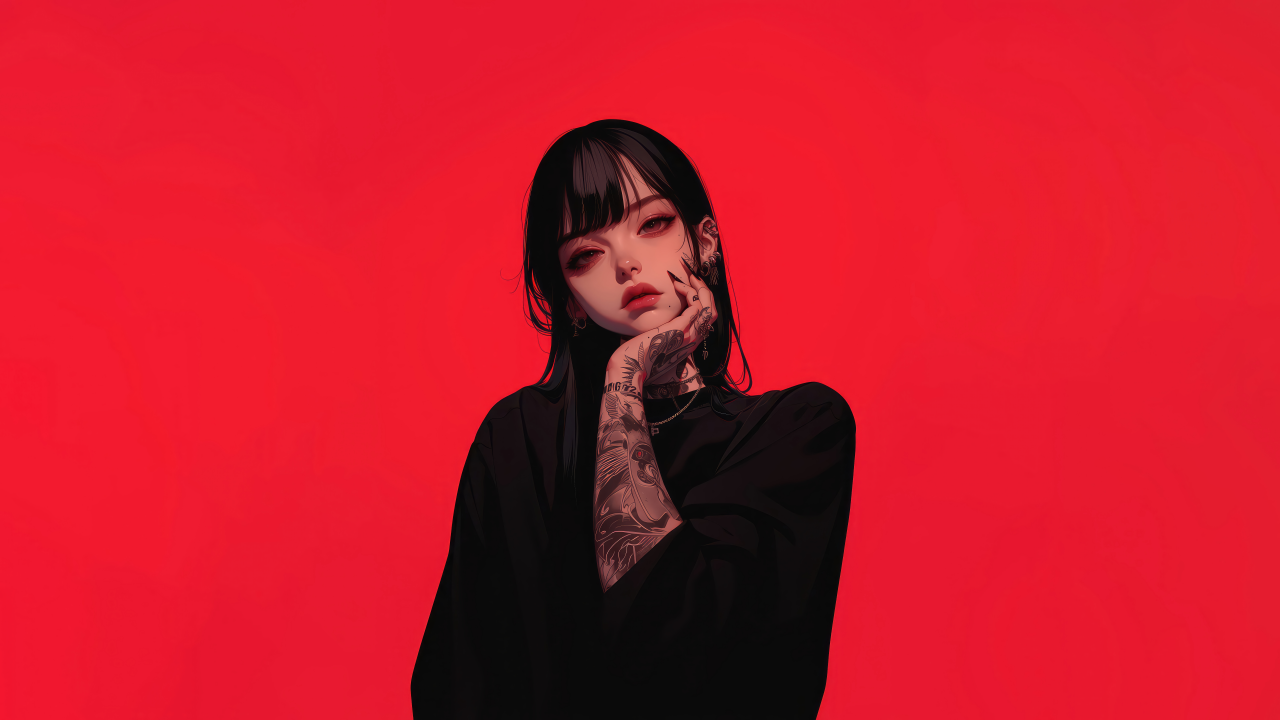
#> input picture example.jpg, 7680 x 4320 px (shown at 1/6 size)
$ python pixa.py example.jpg
#> lines starting #> are read from the running program, lines starting #| are printed output that depends on the picture; after the words box and inside, x2 and y2 are one past the last pixel; in counts of white or black regions, pixels touching at a corner belong together
#!/usr/bin/env python3
"""pixa - Convert images to dot-style wallpapers."""

from __future__ import annotations

import argparse
import sys
from collections import Counter
from pathlib import Path

import numpy as np
from PIL import Image, ImageDraw

__version__ = "0.0.1"

DEFAULT_WIDTH = 1920
DEFAULT_HEIGHT = 1080


# ---------------------------------------------------------------------------
# Color helpers
# ---------------------------------------------------------------------------

def hex_to_rgb(hex_color: str) -> tuple[int, int, int]:
    """Convert ``#RRGGBB`` to ``(r, g, b)``."""
    h = hex_color.lstrip("#")
    return tuple(int(h[i : i + 2], 16) for i in (0, 2, 4))


# ---------------------------------------------------------------------------
# Background detection & removal
# ---------------------------------------------------------------------------

def detect_bg_color(arr: np.ndarray) -> tuple[int, int, int]:
    """Sample image edges and return the most common colour (the background)."""
    edges = np.concatenate([
        arr[0, :],
        arr[-1, :],
        arr[:, 0],
        arr[:, -1],
    ])
    edge_tuples = [tuple(p) for p in edges]
    return Counter(edge_tuples).most_common(1)[0][0]


def remove_background(arr: np.ndarray, threshold: int = 30) -> np.ndarray:
    """Return a boolean mask where ``True`` = background pixel.

    Uses euclidean distance from the most common edge colour.
    """
    bg = detect_bg_color(arr)

    r, g, b = arr[:, :, 0], arr[:, :, 1], arr[:, :, 2]

    dist = np.sqrt(
        (r.astype(float) - bg[0]) ** 2
        + (g.astype(float) - bg[1]) ** 2
        + (b.astype(float) - bg[2]) ** 2
    )
    return dist < threshold * 3


def find_character_bbox(
    mask: np.ndarray, pad: int = 30
) -> tuple[int, int, int, int]:
    """Return ``(x_min, y_min, x_max, y_max)`` bounding box of non-bg pixels."""
    rows = np.any(~mask, axis=1)
    cols = np.any(~mask, axis=0)
    rmin, rmax = np.where(rows)[0][[0, -1]]
    cmin, cmax = np.where(cols)[0][[0, -1]]

    h, w = mask.shape
    return (
        max(0, cmin - pad),
        max(0, rmin - pad),
        min(w, cmax + pad),
        min(h, rmax + pad),
    )


def crop_to_character(
    img: Image.Image,
) -> tuple[Image.Image, tuple[float, float], float]:
    """Remove background and crop to the character bounding box.

    Returns ``(cropped_image, (rel_x, rel_y), scale)`` where:
    - *rel_x, rel_y*: centre of the character in the original image (0-1).
    - *scale*: fraction of the original canvas the character occupied
      (0-1, based on height).
    """
    orig_w, orig_h = img.size
    arr = np.array(img)
    bg_mask = remove_background(arr)
    bbox = find_character_bbox(bg_mask)

    cropped = img.crop(bbox)
    crop_arr = np.array(cropped)
    local_mask = bg_mask[bbox[1] : bbox[3], bbox[0] : bbox[2]]
    crop_arr[local_mask] = [0, 0, 0]

    rel_x = (bbox[0] + bbox[2]) / 2 / orig_w
    rel_y = (bbox[1] + bbox[3]) / 2 / orig_h
    scale = (bbox[3] - bbox[1]) / orig_h

    return Image.fromarray(crop_arr), (rel_x, rel_y), scale


def _compose_character(
    character: Image.Image,
    out_w: int,
    out_h: int,
    rel_pos: tuple[float, float],
    scale: float,
) -> Image.Image:
    """Place *character* on an ``out_w x out_h`` canvas preserving original proportions.

    The character is scaled to *scale* fraction of the output height and
    positioned at *rel_pos* (centre of the character in 0-1 coords).
    """
    char_h = int(out_h * scale)
    char_w = int(char_h * character.width / character.height)
    resized = character.resize((char_w, char_h), Image.LANCZOS)

    canvas = Image.new("RGB", (out_w, out_h), (0, 0, 0))
    rx, ry = rel_pos
    paste_x = int(out_w * rx - char_w / 2)
    paste_y = int(out_h * ry - char_h / 2)
    canvas.paste(resized, (paste_x, paste_y))
    return canvas


# ---------------------------------------------------------------------------
# Output sizing
# ---------------------------------------------------------------------------

def resolve_output_size(
    img_w: int,
    img_h: int,
    explicit_w: int | None,
    explicit_h: int | None,
) -> tuple[int, int]:
    """Decide final output dimensions.

    Always keeps the original size unless the user specifies explicitly.
    """
    if explicit_w is not None or explicit_h is not None:
        return explicit_w or img_w, explicit_h or img_h
    return img_w, img_h


# ---------------------------------------------------------------------------
# Core rendering
# ---------------------------------------------------------------------------

def create_dots_wallpaper(
    source: Image.Image,
    out_w: int,
    out_h: int,
    *,
    dot_spacing: int = 7,
    max_radius: float = 3.2,
    threshold: int = 25,
    bg_color: tuple[int, int, int] = (0, 0, 0),
    dot_color: tuple[int, int, int] | None = None,
    colored: bool = False,
) -> Image.Image:
    """Render *source* as a dot-style wallpaper of size ``out_w`` x ``out_h``."""
    src_ratio = source.width / source.height
    out_ratio = out_w / out_h

    if src_ratio > out_ratio:
        cols_count = (out_w - dot_spacing) // dot_spacing
        rows_count = int(cols_count / src_ratio)
    else:
        rows_count = (out_h - dot_spacing) // dot_spacing
        cols_count = int(rows_count * src_ratio)

    resized = source.resize((cols_count, rows_count), Image.LANCZOS)
    gray = resized.convert("L")
    color_arr = np.array(resized)

    output = Image.new("RGB", (out_w, out_h), bg_color)
    draw = ImageDraw.Draw(output)

    gray_pixels = list(gray.get_flattened_data())

    art_w = cols_count * dot_spacing
    art_h = rows_count * dot_spacing
    offset_x = (out_w - art_w) // 2
    offset_y = (out_h - art_h) // 2

    for i, p in enumerate(gray_pixels):
        if p < threshold:
            continue

        col = i % cols_count
        row = i // cols_count

        x = offset_x + col * dot_spacing + dot_spacing // 2
        y = offset_y + row * dot_spacing + dot_spacing // 2

        radius = (p / 255) * max_radius
        if radius < 0.3:
            continue

        if colored:
            cr, cg, cb = color_arr[row, col]
            factor = 0.85
            color = (int(cr * factor), int(cg * factor), int(cb * factor))
        else:
            color = dot_color or (255, 255, 255)

        draw.ellipse(
            [x - radius, y - radius, x + radius, y + radius],
            fill=color,
        )

    return output


# ---------------------------------------------------------------------------
# CLI
# ---------------------------------------------------------------------------

def build_parser() -> argparse.ArgumentParser:
    p = argparse.ArgumentParser(
        prog="pixa",
        description="Convert images to dot-style wallpapers",
    )
    p.add_argument("input", help="Input image path")
    p.add_argument(
        "-o", "--output", default=None,
        help="Output path (default: output.<input-ext>)",
    )
    p.add_argument(
        "-w", "--width", type=int, default=None,
        help="Output width (default: auto)",
    )
    p.add_argument(
        "-ht", "--height", type=int, default=None,
        help="Output height (default: auto)",
    )
    p.add_argument(
        "-d", "--dot-size", type=int, default=7,
        help="Dot spacing in px (default: 7)",
    )
    p.add_argument(
        "-r", "--radius", type=float, default=3.2,
        help="Max dot radius (default: 3.2)",
    )
    p.add_argument(
        "-th", "--threshold", type=int, default=25,
        help="Min brightness threshold (default: 25)",
    )
    p.add_argument(
        "--bg", default=None,
        help="Background hex color (default: auto)",
    )
    p.add_argument(
        "--text-color", default="#ffffff",
        help="Dot color in white mode (default: #ffffff)",
    )
    p.add_argument(
        "--mode",
        choices=["full", "color", "white"],
        default="white",
        help=(
            "full   = whole image + original bg | "
            "color  = character + colored dots | "
            "white  = character + white dots"
        ),
    )
    return p


# [5 lines left out: function _resolve_output_path, not called in this run]


def _prepare_mode(
    img: Image.Image, args: argparse.Namespace
) -> tuple[Image.Image, tuple[int, int], tuple[int, int, int], tuple[int, int, int] | None, bool]:
    """Apply mode-specific preprocessing.

    Returns ``(processed_img, (out_w, out_h), bg_color, dot_color, colored)``.
    For color/white modes the image is already composed at the correct proportions.
    """
    out_w, out_h = resolve_output_size(
        img.width, img.height, args.width, args.height
    )
    bg_color = hex_to_rgb(args.bg) if args.bg else (0, 0, 0)
    dot_color = hex_to_rgb(args.text_color)

    if args.mode == "full":
        if not args.bg:
            bg_color = detect_bg_color(np.array(img))
        return img, (out_w, out_h), bg_color, dot_color, True

    char_img, rel_pos, scale = crop_to_character(img)
    print(f"Cropped to character: {char_img.width}x{char_img.height} (scale: {scale:.2f})")
    img = _compose_character(char_img, out_w, out_h, rel_pos, scale)
    return img, (out_w, out_h), bg_color, dot_color, args.mode == "color"


def main() -> None:
    args = build_parser().parse_args()

    input_path = Path(args.input)
    if not input_path.exists():
        print(f"Error: {input_path} not found", file=sys.stderr)
        sys.exit(1)

    img = Image.open(input_path).convert("RGB")
#> img is the input picture: PIL image 7680x4320 RGB; mean R, G, B 198, 25.6, 42
    print(f"Loaded: {input_path} ({img.width}x{img.height})")
#| Loaded: example.jpg (7680x4320)

    img, (out_w, out_h), bg_color, dot_color, colored = _prepare_mode(
        img, args
    )
#> in detect_bg_color, `edge_tuples = [tuple(p) for p in edges]`: edge_tuples = 24000 items
#> in remove_background, `bg = detect_bg_color(arr)`: bg = (232, 24, 48)
#> in remove_background, `return dist < threshold * 3`:
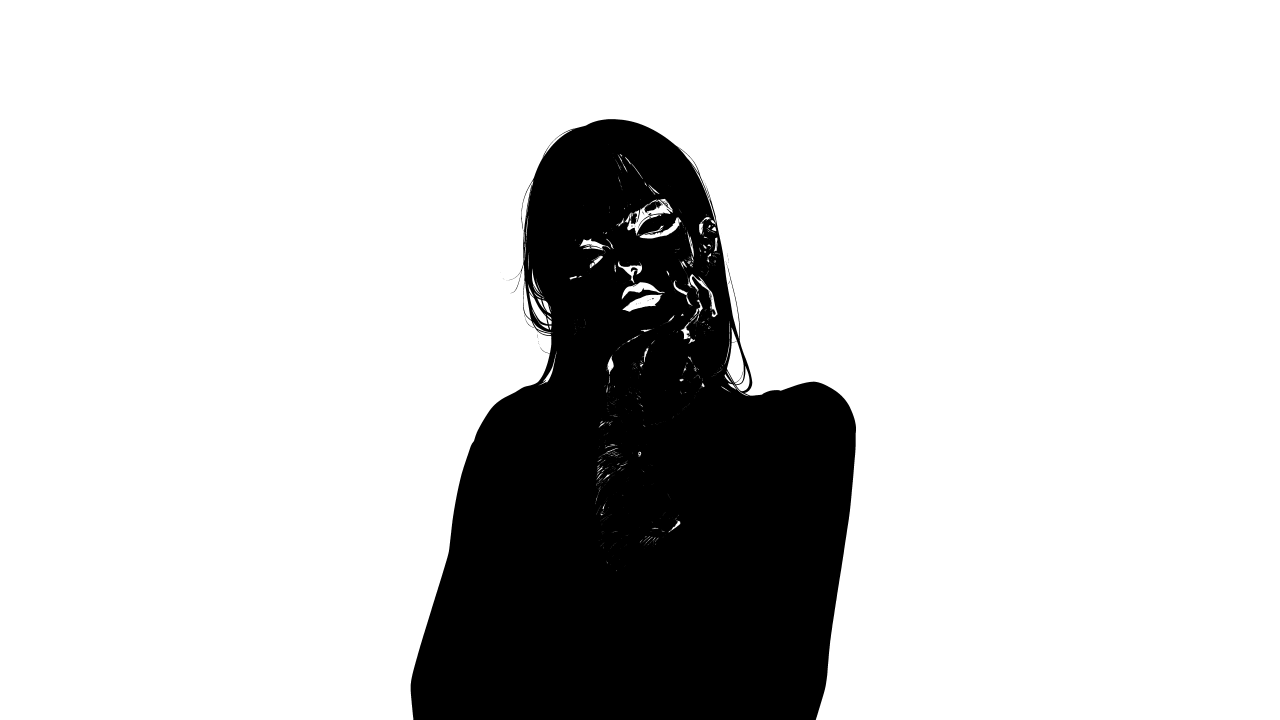
#> returned value: shape (4320, 7680) bool (shown at 1/6 size); 81% white; 229 black regions (210 under 20 px), largest, box (x1, y1, x2, y2) and area: (2464, 715, 5136, 4320) 6309659, (3785, 1604, 3826, 1633) 622, (3147, 1887, 3205, 1967) 196
#> in find_character_bbox, `rmin, rmax = np.where(rows)[0][[0, -1]]`: rmin = 715; rmax = 4319
#> in find_character_bbox, `cmin, cmax = np.where(cols)[0][[0, -1]]`: cmin = 2464; cmax = 5135
#> in crop_to_character, `bbox = find_character_bbox(bg_mask)`: bbox = (2434, 685, 5165, 4320)
#> in crop_to_character, `local_mask = bg_mask[bbox[1] : bbox[3], bbox[0] : bbox[2]]`:
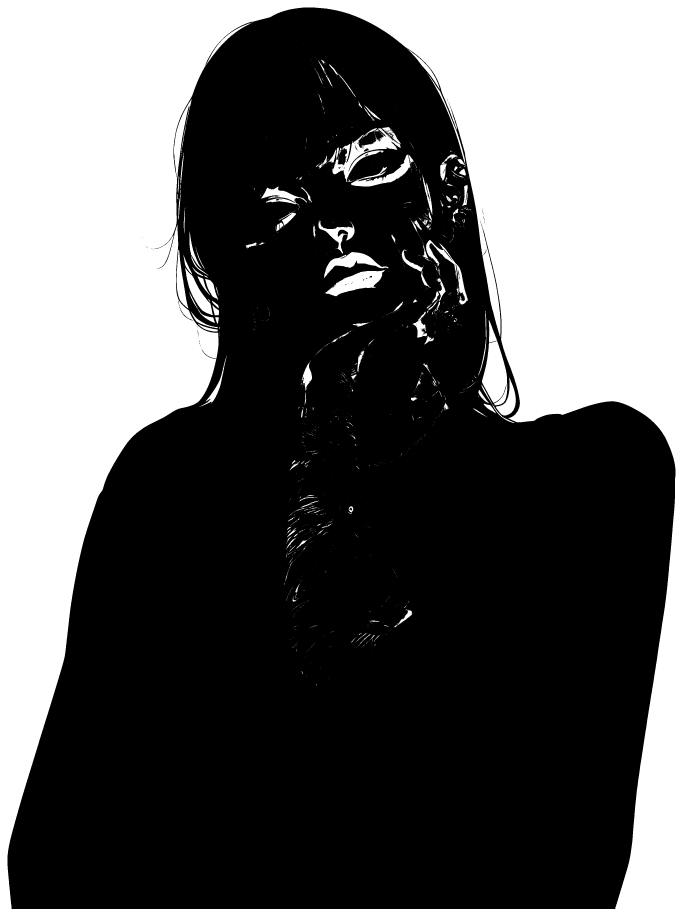
#> local_mask: shape (3635, 2731) bool (shown at 1/4 size); 36.4% white; 1590 white regions (1382 under 20 px), largest, box (x1, y1, x2, y2) and area: (0, 0, 2731, 3635) 3467891, (1928, 1281, 2029, 1621) 18803, (1329, 513, 1604, 728) 13853
#> in crop_to_character, `crop_arr[local_mask] = [0, 0, 0]`:
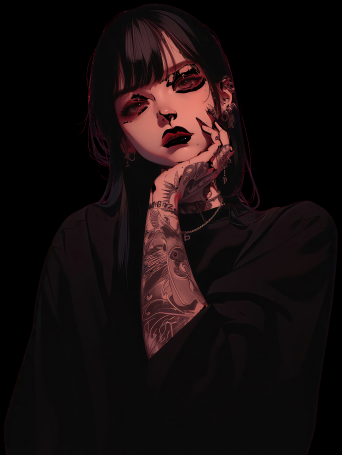
#> crop_arr: shape (3635, 2731, 3) (shown at 1/8 size); mean R, G, B 22.6, 13.5, 13.8
#> in crop_to_character, `rel_x = (bbox[0] + bbox[2]) / 2 / orig_w`: rel_x = 0.495
#> in crop_to_character, `rel_y = (bbox[1] + bbox[3]) / 2 / orig_h`: rel_y = 0.579
#> in crop_to_character, `scale = (bbox[3] - bbox[1]) / orig_h`: scale = 0.841
#> in _prepare_mode, `char_img, rel_pos, scale = crop_to_character(img)`: rel_pos = (0.495, 0.579); scale = 0.841
#| Cropped to character: 2731x3635 (scale: 0.84)
#> in _compose_character, `char_h = int(out_h * scale)`: char_h = 3635
#> in _compose_character, `char_w = int(char_h * character.width / character.height)`: char_w = 2731
#> in _compose_character, `rx, ry = rel_pos`: rx = 0.495; ry = 0.579
#> in _compose_character, `paste_x = int(out_w * rx - char_w / 2)`: paste_x = 2434
#> in _compose_character, `paste_y = int(out_h * ry - char_h / 2)`: paste_y = 685
#> out_w = 7680; out_h = 4320; bg_color = (0, 0, 0); dot_color = (255, 255, 255); colored = False

    result = create_dots_wallpaper(
        source=img,
        out_w=out_w,
        out_h=out_h,
        dot_spacing=args.dot_size,
        max_radius=args.radius,
        threshold=args.threshold,
        bg_color=bg_color,
        dot_color=dot_color,
        colored=colored,
    )
#> in create_dots_wallpaper, `out_ratio = out_w / out_h`: out_ratio = 1.78
#> in create_dots_wallpaper, `rows_count = (out_h - dot_spacing) // dot_spacing`: rows_count = 616
#> in create_dots_wallpaper, `cols_count = int(rows_count * src_ratio)`: cols_count = 1095
#> in create_dots_wallpaper, `gray = resized.convert("L")`:
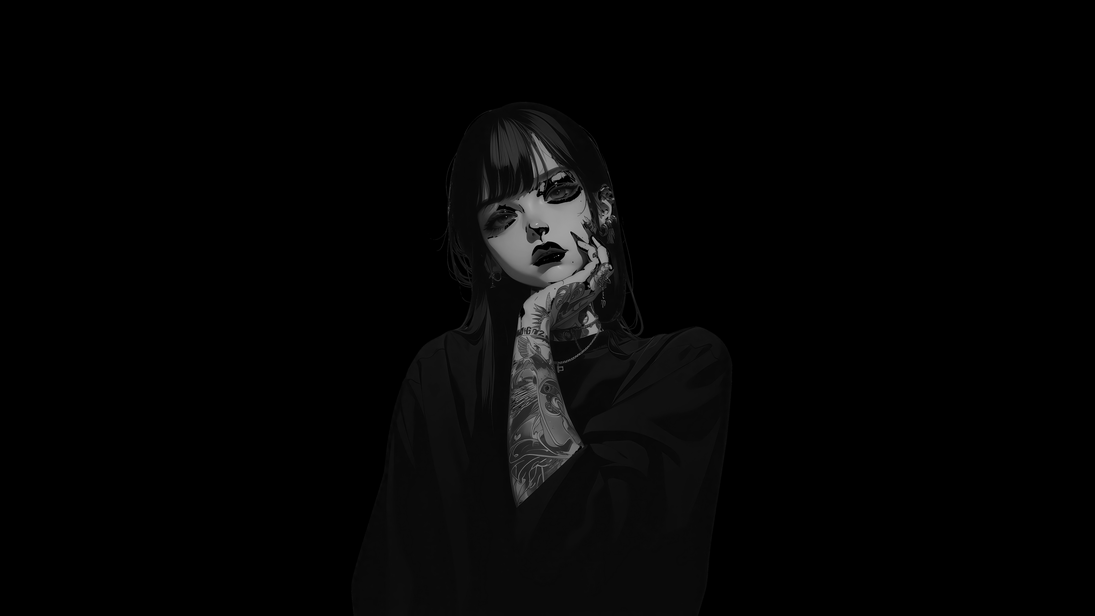
#> gray: PIL image 1095x616 L; min 0, max 188, mean 4.9

    out_path = _resolve_output_path(input_path, args.output, args.mode)
    result.save(out_path)
    print(f"Saved: {out_path} ({out_w}x{out_h})")


if __name__ == "__main__":
#> (the run stopped early here; a loop or call above may not have finished)
